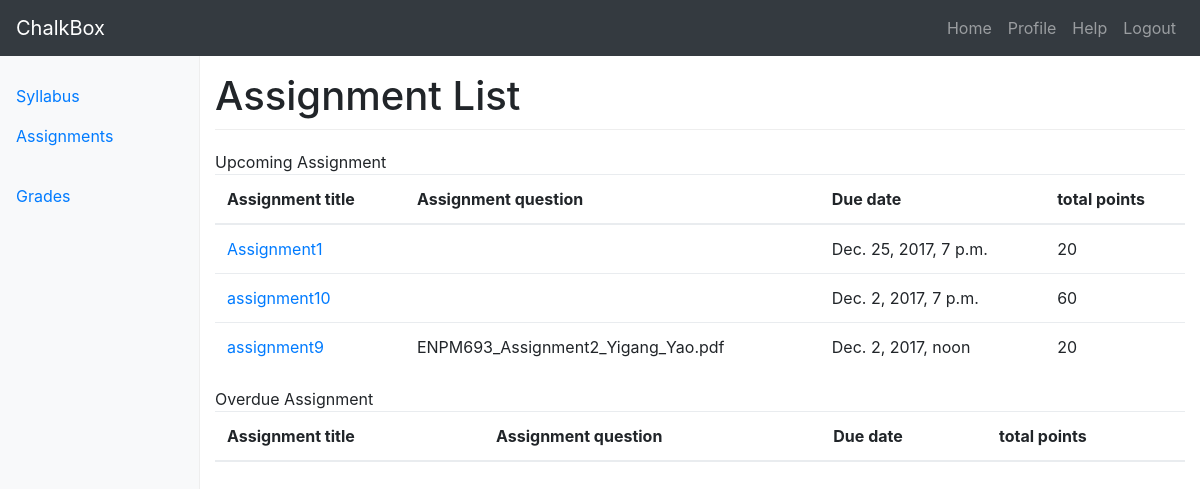
The page /courses/1/assignments/ on the database its author committed.
### assignments/models.py (models this page shows, shortened)
class Assignment(models.Model):
	title = models.CharField(max_length=120)
	due_date = models.DateTimeField()
	total_points	= models.IntegerField()
	description = models.TextField(blank=True)
	updated     = models.DateTimeField(auto_now=True)
	timestamp   = models.DateTimeField(auto_now_add=True)
	question	= models.FileField(null=True, blank=True)
	def is_past_due(self):
		return timezone.now() > self.due_date

### assignments/views.py (the view)
def assignment_home(request, cid=None):
	course = Course(id=cid)
	all_assignment = course.assignments.all().order_by('due_date')
	upcoming_assignment = set()
	overdue_assignment = set()
	for c in all_assignment:
		if c.is_past_due() is False:
			upcoming_assignment.add(c)
		else:
			overdue_assignment.add(c)
	context = {
		"upcoming_assignment": upcoming_assignment,
		"overdue_assignment": overdue_assignment,
		"title": "Assignment List",
		"id": course.id,
	}
	if request.user.is_staff == True:
		return render(request, "assignment/assignments_instructor.html", context)
	else:
		return render(request, "assignment/assignments_student.html", context)

### templates/assignment/assignments_student.html (shortened to what this page needs)
{% extends "base_navbar.html" %}
{% block content %}
<div class="container-fluid">
  <div class="row">
	{% include "side_bar.html" with cid=id %}
    <main role="main" class="col-sm-9 ml-sm-auto col-md-10 pt-3">
	<h1>{{ title }}</h1>
	<caption> Upcoming Assignment </caption>
	<table class="table">
		<thead>
		    <tr>
		      <th scope="col">Assignment title</th>
		      <th scope="col">Assignment question</th>
		      <th scope="col">Due date</th>
		      <th scope="col">total points</th>
		    </tr>
		</thead>
		<tbody>
	       	{% for obj in upcoming_assignment %}
			    <tr>
			      <td><a href='{% url "courses:assignments:assignment_detail" cid=id aid=obj.id %}'>{{ obj.title }}</a></td>
			      {% if obj.question %}
			      	<td>{{ obj.question }}</td>
			      {% else %}
			      	<td></td>
			      {% endif %}
			      <td>{{ obj.due_date }}</td>
			      <td>{{ obj.total_points }}</td>
			    </tr>
	       	{% endfor %}
       	</tbody>
	</table>
	<caption> Overdue Assignment </caption>
	<table class="table">
		<thead>
		    <tr>
		      <th scope="col">Assignment title</th>
		      <th scope="col">Assignment question</th>
		      <th scope="col">Due date</th>
		      <th scope="col">total points</th>
		    </tr>
		</thead>
	</table>
    </main>
  </div>
</div>
{% endblock %}

### static_proj/static_root/css/dashboard.css (style rules this page uses)
h1 { padding-bottom: 9px; margin-bottom: 20px; border-bottom: 1px solid #eee; }

### static_proj/static_root/css/navbar-top.css (style rules this page uses)
body { min-height: 75rem; }

### rows shown on the page
Assignment: title "Assignment1", due_date "Dec. 25, 2017, 7 p.m.", total_points "20"
Assignment: title "assignment10", due_date "Dec. 2, 2017, 7 p.m.", total_points "60"
Assignment: title "assignment9", question "ENPM693_Assignment2_Yigang_Yao.pdf", due_date "Dec. 2, 2017, noon", total_points "20"

### other values the page prints
{{ title }} "Assignment List"
